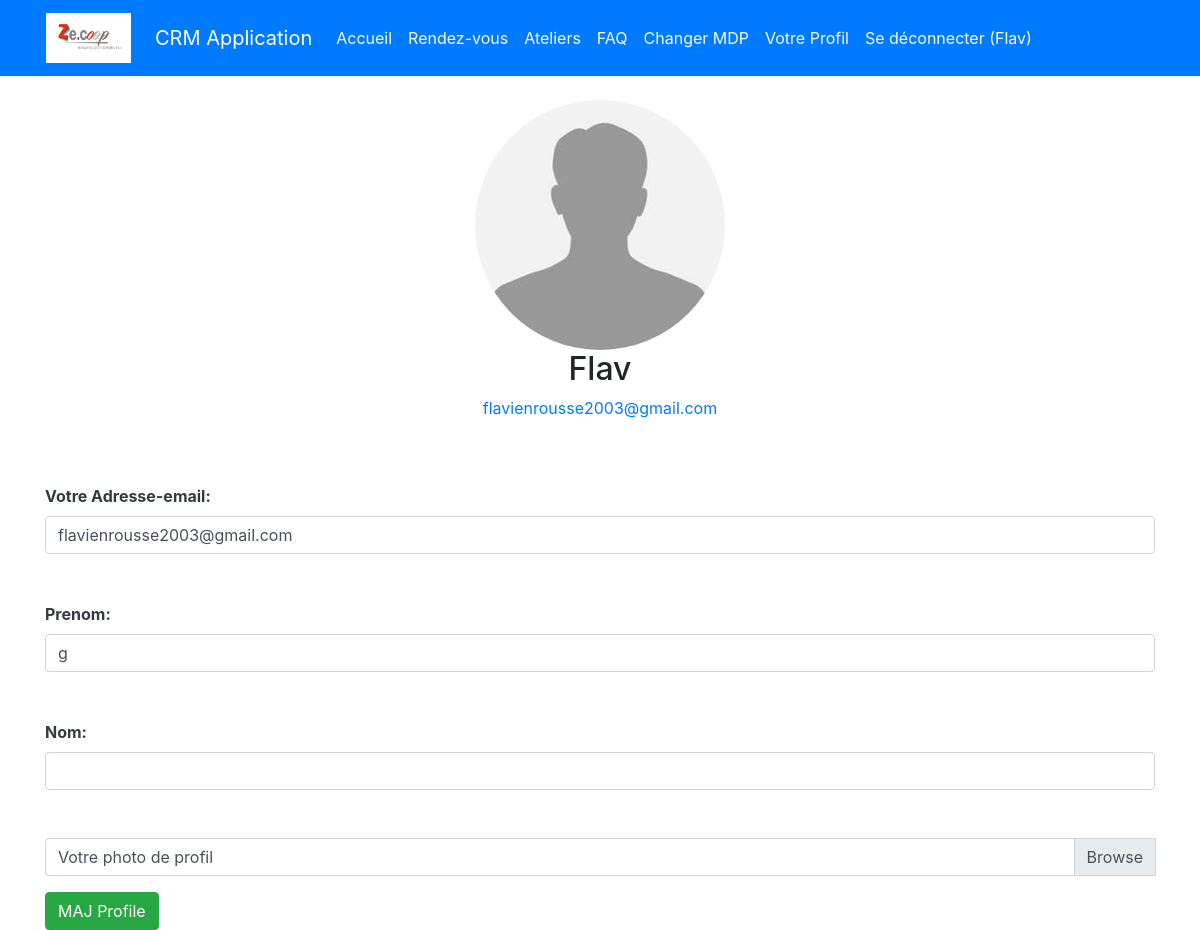
The app's page /profile/ (signed in), older data.
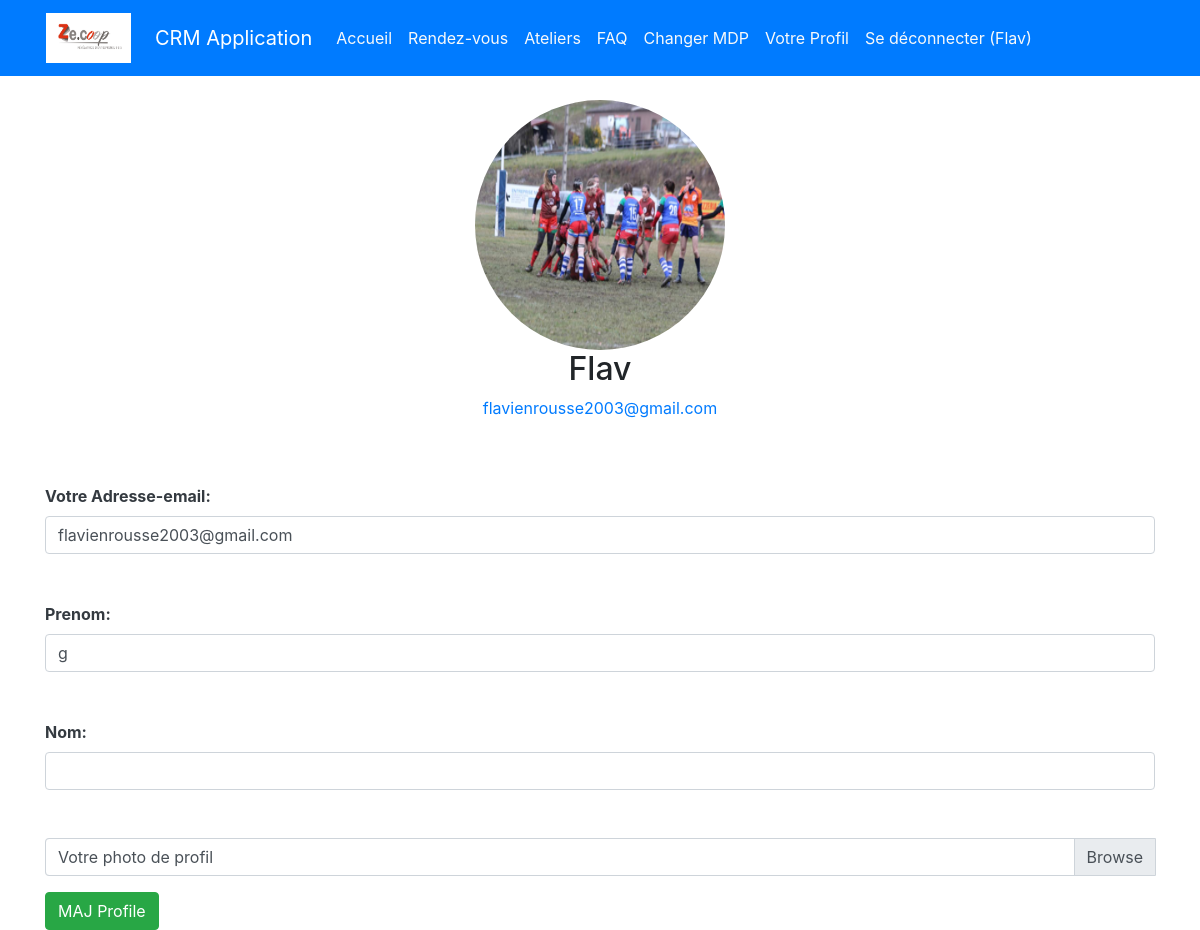
The same page, newer data.
### authentification/models.py (models this page shows, shortened)
class User(AbstractUser):
    pass

class Profile(models.Model):
    user = models.OneToOneField(User, on_delete=models.CASCADE)
    avatar = models.ImageField(default='avatar.jpg', upload_to='profile_avatars')

### authentification/views.py (the view)
# urls.py: path('profile/',authentification.views.profile , name='profile'),
@login_required
def profile(request):
    if request.method == 'POST':
        u_form = UserUpdateForm(request.POST, instance=request.user)
        p_form = ProfileUpdateForm(request.POST, request.FILES, instance=request.user.profile)
        if u_form.is_valid() and p_form.is_valid():
            u_form.save()
            p_form.save()
            messages.success(request, f'Votre compte a été modifié!')
            return redirect('profile')
    else:
        u_form = UserUpdateForm(instance=request.user)
        p_form = ProfileUpdateForm(instance=request.user.profile)
    context = {
        'u_form': u_form,
        'p_form': p_form,
        'title': 'Profile'
    }
    return render(request, 'authentification/profile.html', context)

### authentification/forms.py
class UserUpdateForm(forms.ModelForm):
    class Meta:
        model = User
        fields = ['email', 'first_name', 'last_name',]

class ProfileUpdateForm(forms.ModelForm):
    class Meta:
        model = Profile
        fields = ['avatar']

### authentification/templates/authentification/profile.html (shortened to what this page needs)
{% extends 'base.html' %}
{% block content %}
<div class="center"></br>
	<form method="POST" enctype="multipart/form-data" class="container">
	    {% if user.profile %}
		<div class="text-center">
			<img class = "rounded-circle" width=250 height=250 src="{{user.profile.avatar.url}}"
			    alt="{{ user.username }}" class="avatar rounded mx-auto d-block"  accept=".jpg,.jpeg,.png"/>
		</div>
	    {% endif %}
	<div class="row" >
		<div class = "col">
	       <h2 class="text-center">{{ user.username | title }}</h2>
	       <p class="text-center"><a href="mailto:{{user.email}}">{{user.email}}</a></p></br></br>
		   <label class="font-weight-bold text-dark" for="email">Votre Adresse-email:</label>
		   <input  type="email" class="form-control " id="email" name="email" value="{{user.email}}" /></br></br>
		<label class="font-weight-bold text-dark"  for="first_name">Prenom:</label>
		<input type="first_name" class="form-control" id="first_name" name="first_name" value="{{user.first_name}}" /></br></br>
		<label class="font-weight-bold text-dark" for="last_name">Nom:</label>
		<input type="last_name" class="form-control" id="last_name" name="last_name" value="{{user.last_name}}" /></br></br>
		<div class="input-group mb-3">
			<div class="custom-file">
			  <label class="custom-file-label " for="avatar"> Votre photo de profil</label>
			</div>
		</div>
	    <button type="submit" class="btn btn-success" data-toggle="button" aria-pressed="false" autocomplete="off">MAJ Profile</button>
		</div>
	</div>
	</form>
</div>
{% endblock content %}

### templates/base.html (shortened to what this page needs)
<!doctype html>
{% load static %}
<html lang="en">
<head>
    <link rel="stylesheet" href="https://cdn.jsdelivr.net/npm/bootstrap@4.3.1/dist/css/bootstrap.min.css"
>
</head>
<body>
<div class="bg-primary">
    <div class="container">
        <div class="row">
            <nav class="col navbar navbar-expand-lg navbar-dark">
                <img class="navbar-brand mr-4" src="{% static 'logo.jpg' %}" width="85" height="60" alt="Logo" accept=".jpg,.jpeg,.png"></br>
                <a class="navbar-brand" href="{% url 'home' %}">CRM Application</a>
                <div id="navbarContent" class="collapse navbar-collapse">
                    <ul class="navbar-nav">
                        {% if user.is_authenticated %}
                        <li class="nav-item ">
                            <a class="nav-link text-light"
                               href="{% url 'home' %}">Accueil</a>
                        <li class="nav-item">
                            <a class="nav-link text-light"
                               href="{% url 'rendezvous' %}">Rendez-vous</a>
                        </li>
                        <li class="nav-item">
                            <a class="nav-link text-light"
                               href="{% url 'evenements' %}">Ateliers</a>
                        </li>
                        <li class="nav-item">
                            <a class="nav-link text-light"
                               href="{% url  'question_list'  %}">FAQ</a>
                        </li>
                        <li class="nav-item ">
                            <a class="nav-link text-light"
                               href="{% url 'password_change' %}">Changer
                                MDP</a>
                        </li>
                        <li class="nav-item ">
                            <a class= "nav-link text-light"href="{% url 'profile' %}" title="Update my profile">Votre Profil </a>
                        </li>
                        <li class="nav-item ">
                            <a class="nav-link text-light" href="{% url 'logout' %}">Se
                                déconnecter ({{ request.user }})</a>
                        {% endif %}
                    </ul>
                </div>
            </nav>
        </div>
    </div>
</div>
{% block content %}
{% endblock content %}
</body>
</html>

Row changes from the older to the newer data that the page shows:
changed User "Flav": profile.avatar: picture added in place of a placeholder
